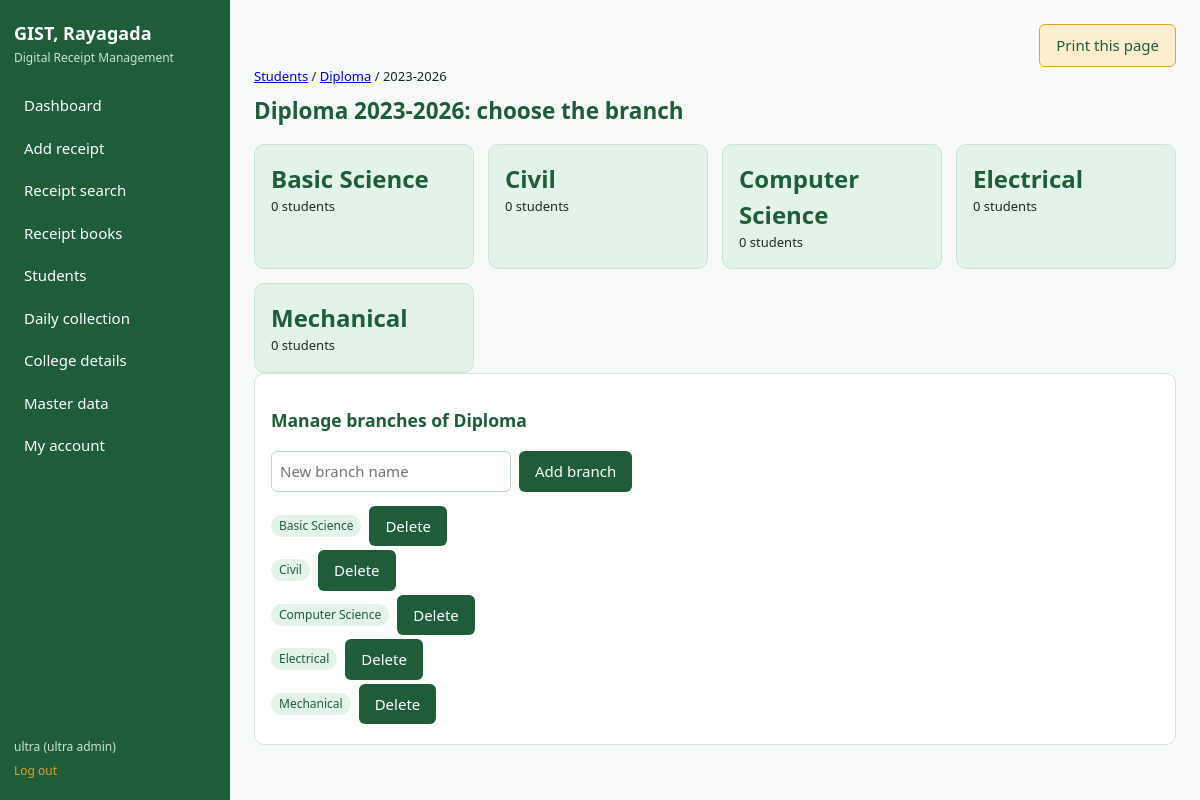
The page /students/course/1/year/1 (signed in) on the database its author committed.
### tables this page shows
CREATE TABLE settings(key TEXT PRIMARY KEY, value TEXT);

CREATE TABLE courses(id INTEGER PRIMARY KEY, name TEXT UNIQUE NOT NULL, duration INTEGER NOT NULL DEFAULT 4);

CREATE TABLE acad_years(id INTEGER PRIMARY KEY, course_id INTEGER NOT NULL REFERENCES courses(id), label TEXT NOT NULL, UNIQUE(course_id,label));

CREATE TABLE branches(id INTEGER PRIMARY KEY, course_id INTEGER NOT NULL REFERENCES courses(id), name TEXT NOT NULL, UNIQUE(course_id,name));

### app.py (the view, shortened to what this page needs)
@app.route("/students/course/<int:cid>/year/<int:yid>", methods=["GET", "POST"])
@access(*ENTRY)
def st_branches(cid, yid):
    c = db()
    course, year, _ = pick(cid, yid)
    branches = c.execute("SELECT b.*, (SELECT COUNT(*) FROM students s WHERE s.course=? AND s.acad_session=? AND s.branch=b.name) AS n "
                         "FROM branches b WHERE b.course_id=? ORDER BY b.name", (course["name"], year["label"], cid)).fetchall()
    return render_template("student_branches.html", course=course, year=year, branches=branches)

### app.py (called while the page is built)
def db():
    if "db" not in g:
        g.db = sqlite3.connect(DB)
        g.db.row_factory = sqlite3.Row
        g.db.execute("PRAGMA foreign_keys=ON")
    return g.db

def access(*roles):
    def deco(f):
        @wraps(f)
        def wrapper(*a, **k):
            if "uid" not in session:
                return redirect(url_for("login"))
            if roles and session["role"] != "superadmin" and session["role"] not in roles:
                abort(403)
            return f(*a, **k)
        return wrapper
    return deco

@app.context_processor
def inject():
    c = db()
    return dict(college={r["key"]: r["value"] for r in c.execute("SELECT * FROM settings")},
                qrs=c.execute("SELECT * FROM qr_codes ORDER BY id").fetchall())

def pick(cid, yid=None, bid=None):
    c = db()
    course = c.execute("SELECT * FROM courses WHERE id=?", (cid,)).fetchone() or abort(404)
    year = branch = None
    if yid is not None:
        year = c.execute("SELECT * FROM acad_years WHERE id=? AND course_id=?", (yid, cid)).fetchone() or abort(404)
    if bid is not None:
        branch = c.execute("SELECT * FROM branches WHERE id=? AND course_id=?", (bid, cid)).fetchone() or abort(404)
    return course, year, branch

### templates/student_branches.html
{% extends "base.html" %}{% block title %}Choose branch{% endblock %}{% block body %}
<p class="crumbs"><a href="{{ url_for('students') }}">Students</a> / <a href="{{ url_for('st_years', cid=course.id) }}">{{ course.name }}</a> / {{ year.label }}</p>
<h2>{{ course.name }} {{ year.label }}: choose the branch</h2>
<div class="cards">{% for b in branches %}<a class="card mint" href="{{ url_for('st_list', cid=course.id, yid=year.id, bid=b.id) }}"><strong>{{ b.name }}</strong><span>{{ b.n }} students</span></a>
{% else %}<p>No branches yet.{% if session.role == 'superadmin' %} Add one below.{% endif %}</p>{% endfor %}</div>
{% if session.role == 'superadmin' %}
<div class="panel"><h3>Manage branches of {{ course.name }}</h3>
<form method="post" class="bar"><input type="hidden" name="action" value="add"><input name="name" placeholder="New branch name" required><button>Add branch</button></form>
{% for b in branches %}<form method="post" class="bar" style="margin:4px 0" onsubmit="return confirm('Delete branch {{ b.name }} from {{ course.name }}? This applies to every academic year.')"><input type="hidden" name="action" value="del"><input type="hidden" name="id" value="{{ b.id }}"><span class="tag">{{ b.name }}</span><button class="danger">Delete</button></form>{% endfor %}</div>
{% endif %}{% endblock %}

### templates/base.html (shortened to what this page needs)
<!doctype html><html lang="en"><head><meta charset="utf-8"><meta name="viewport" content="width=device-width,initial-scale=1">
<title>{% block title %}Dashboard{% endblock %} | Receipts</title><link rel="stylesheet" href="{{ url_for('static', filename='style.css') }}">
</head><body>
{% if session.uid %}
<aside class="side"><h1>{{ college.get('name') or 'GIST, Rayagada' }}</h1><p>Digital Receipt Management</p>
<nav>
<a href="{{ url_for('dashboard') }}">Dashboard</a>
{% if session.role != 'principal' %}<a href="{{ url_for('receipt_save') }}">Add receipt</a>{% endif %}
<a href="{{ url_for('search') }}">Receipt search</a>
{% if has('admin','accountant') %}<a href="{{ url_for('books') }}">Receipt books</a>{% endif %}
{% if session.role != 'principal' %}<a href="{{ url_for('students') }}">Students</a>{% endif %}
<a href="{{ url_for('daily') }}">Daily collection</a>
{% if has('admin') %}<a href="{{ url_for('college_page') }}">College details</a>{% endif %}
{% if has() %}<a href="{{ url_for('master') }}">Master data</a>{% endif %}
<a href="{{ url_for('account') }}">My account</a>
</nav><div class="who">{{ session.user }} ({{ 'ultra admin' if session.role == 'superadmin' else session.role }})<a href="{{ url_for('logout') }}">Log out</a></div></aside>
{% endif %}
<main>
{% block ph %}{% if session.uid %}
<div class="noprint" style="text-align:right"><button class="btn alt" onclick="window.print()">Print this page</button></div>{% endif %}{% endblock %}
{% block body %}{% endblock %}
</main><script src="{{ url_for('static', filename='app.js') }}"></script></body></html>

### static/style.css (style rules this page uses)
:root { --forest:#1F5C3A;--forest-d:#174a2e;--mint:#E4F3EA;--mint-d:#C9E6D5;--amber-l:#FCEFCF;--amber:#E0A526;--bg:#F7FAF8;--ink:#1B2A21;--red:#B3402F;--line:#D5E3DA }
* { box-sizing:border-box }
body { margin:0;display:flex;min-height:100vh;background:var(--bg);color:var(--ink);font:15px/1.5 "Segoe UI",system-ui,sans-serif }
.side { width:230px;background:var(--forest);color:#fff;padding:20px 14px;display:flex;flex-direction:column;flex-shrink:0 }
.side h1 { font-size:18px;margin:0 }
.side p { margin:2px 0 18px;font-size:12px;color:var(--mint-d) }
.side nav { display:flex;flex-direction:column;gap:2px;flex:1 }
.side a { color:#fff;text-decoration:none;padding:9px 10px;border-radius:6px }
.who { font-size:12px;color:var(--mint-d) }
.who a { display:block;padding:6px 0 0;color:var(--amber) }
main { flex:1;padding:24px;max-width:1100px;min-width:0 }
h2 { margin:0 0 16px;color:var(--forest) }
.cards { display:grid;grid-template-columns:repeat(auto-fit,minmax(190px,1fr));gap:14px }
.card { padding:16px;border-radius:10px;border:1px solid var(--mint-d);background:var(--mint) }
.card span { display:block;font-size:13px }
.card strong { font-size:24px;color:var(--forest) }
.panel { background:#fff;border:1px solid var(--line);border-radius:10px;padding:16px;margin-bottom:18px }
input,select,textarea { padding:8px;border:1px solid #BFD3C6;border-radius:6px;font:inherit;background:#fff }
button,.btn { background:var(--forest);color:#fff;border:0;border-radius:6px;padding:9px 16px;font:inherit;cursor:pointer;text-decoration:none;display:inline-block }
.btn.alt { background:var(--amber-l);color:var(--forest);border:1px solid var(--amber) }
.tag { padding:2px 8px;border-radius:99px;font-size:12px;background:var(--mint);color:var(--forest) }
.bar { display:flex;gap:8px;margin:14px 0;flex-wrap:wrap;align-items:center }
.crumbs { margin:0 0 8px;font-size:13px }
a.card { text-decoration:none;color:inherit }
h3 { color:var(--forest) }

### rows shown on the page
settings: value "GIST, Rayagada"
courses: name "Diploma"
acad_years: label "2023-2026"
branches: name "Basic Science", n "0"
branches: name "Civil", n "0"
branches: name "Computer Science", n "0"
branches: name "Electrical", n "0"
branches: name "Mechanical", n "0"

### other values the page prints
{{ session.user }} "ultra"
{{ 'ultra admin' if session.role == 'superadmin' else session.role }} "ultra admin"
